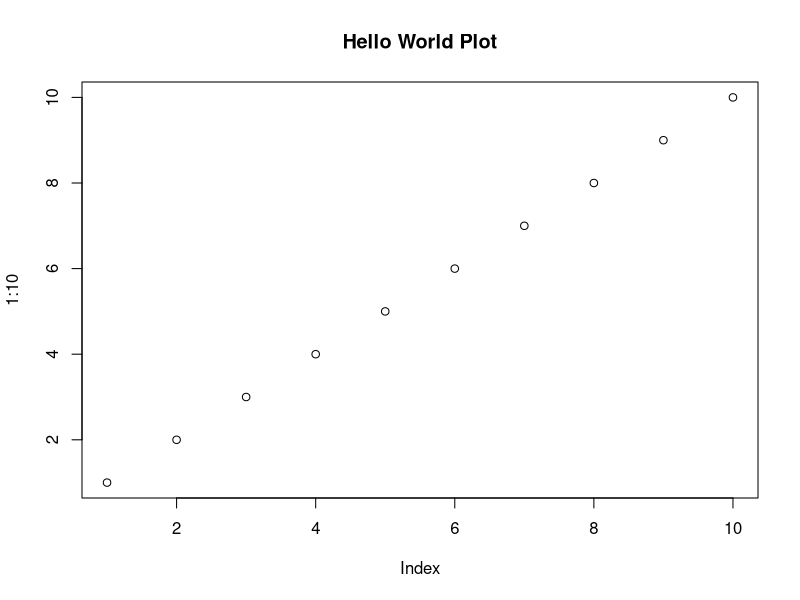

Generate this figure with R:
"Hello World!"
plot(1:10, main="Hello World Plot");
# this is comment

name <- "john"
number <- 42
print(paste("Name:", name, "Number:", number))
print("This is a simple R script.")
